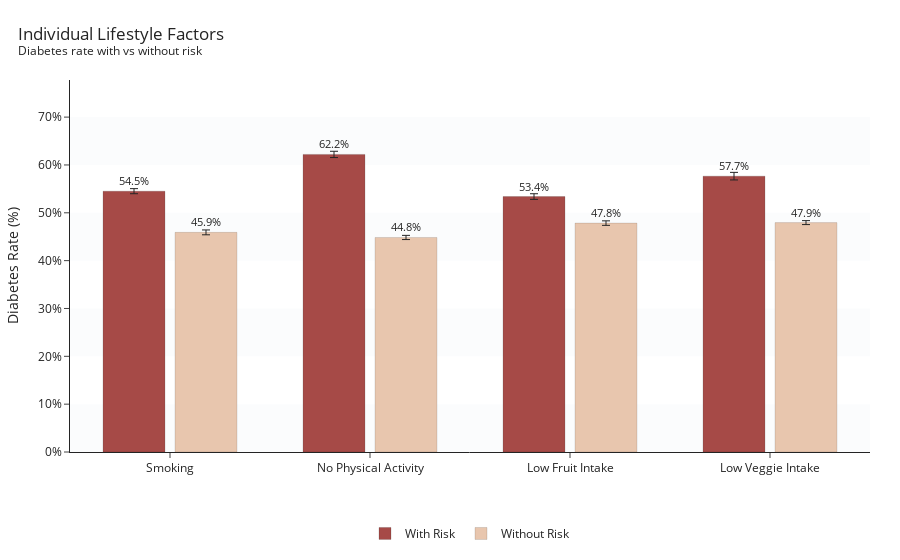

Notebook code for this chart:
### Markdown cell above
### Individual Lifestyle Factors vs. Diabetes 
*Compare diabetes prevalence for people with vs without specific lifestyle risk factors, add uncertainty (Wilson 95% CI), and show a clean grouped-bar chart.*

### Code cell
FACTOR_ORDER = [
    ("smoker", "Smoking"),
    ("physactivity", "No Physical Activity"), 
    ("fruits", "Low Fruit Intake"),            
    ("veggies", "Low Veggie Intake"),         
]
RISK_VALUE = {"smoker": 1, "physactivity": 0, "fruits": 0, "veggies": 0}

def wilson(success, n, z=1.96):
    if n == 0: return (np.nan, np.nan)
    p = success / n
    denom = 1 + z**2/n
    center = (p + z**2/(2*n)) / denom
    half = (z*np.sqrt((p*(1-p) + z**2/(4*n)) / n)) / denom
    return center - half, center + half

def row_stats(df, col, risk_value):
    # with risk
    a = df[df[col] == risk_value]['diabetes_binary']
    n1, c1 = a.count(), a.sum()
    p1 = c1 / n1 if n1 else np.nan
    lo1, hi1 = wilson(c1, n1)
    # without risk
    b = df[df[col] != risk_value]['diabetes_binary']
    n0, c0 = b.count(), b.sum()
    p0 = c0 / n0 if n0 else np.nan
    lo0, hi0 = wilson(c0, n0)
    return p1, lo1, hi1, n1, int(c1), p0, lo0, hi0, n0, int(c0)

rows = []
for col, label in FACTOR_ORDER:
    p1, lo1, hi1, n1, c1, p0, lo0, hi0, n0, c0 = row_stats(df_brfss, col, RISK_VALUE[col])
    rows.append({
        "Factor": label,
        "with_prev": p1, "with_lo": lo1, "with_hi": hi1, "with_n": n1, "with_cases": c1,
        "without_prev": p0, "without_lo": lo0, "without_hi": hi0, "without_n": n0, "without_cases": c0
    })
tbl = pd.DataFrame(rows)


ymax = float(pd.concat([tbl["with_prev"], tbl["without_prev"]]).max()) * 1.25
ymax = max(0.05, ymax)

fig = go.Figure()

# soft alternating horizontal bands (every 10%)
for i, y0 in enumerate(np.arange(0, ymax, 0.10)):
    if i % 2 == 0:
        fig.add_hrect(y0=y0, y1=min(y0+0.10, ymax),
                      fillcolor="#F2F4F7", line_width=0, layer="below")

hover = "Factor: %{x}<br>%{fullData.name}: %{y:.1%}<br>n=%{customdata[0]}  cases=%{customdata[1]}<extra></extra>"

fig.add_bar(
    name="With Risk", legendgroup="With Risk",
    x=tbl["Factor"], y=tbl["with_prev"],
    error_y=dict(type="data", array=tbl["with_hi"]-tbl["with_prev"],
                 arrayminus=tbl["with_prev"]-tbl["with_lo"], thickness=1),
    text=tbl["with_prev"].map(lambda v:f"{v:.1%}"), textposition="outside",
    marker=dict(color="#A64A47", line=dict(color="rgba(0,0,0,0.15)", width=1)),
    customdata=np.stack([tbl["with_n"], tbl["with_cases"]], axis=-1),
    hovertemplate=hover,
)

fig.add_bar(
    name="Without Risk", legendgroup="Without Risk",
    x=tbl["Factor"], y=tbl["without_prev"],
    error_y=dict(type="data", array=tbl["without_hi"]-tbl["without_prev"],
                 arrayminus=tbl["without_prev"]-tbl["without_lo"], thickness=1),
    text=tbl["without_prev"].map(lambda v:f"{v:.1%}"), textposition="outside",
    marker=dict(color="#E8C6AE", line=dict(color="rgba(0,0,0,0.12)", width=1)),
    customdata=np.stack([tbl["without_n"], tbl["without_cases"]], axis=-1),
    hovertemplate=hover,
)

fig.update_traces(cliponaxis=False, textfont_size=11)

fig.update_layout(
    title=dict(text="Individual Lifestyle Factors<br><sup>Diabetes rate with vs without risk</sup>",
               x=0.02, xanchor="left"),
    barmode="group", bargap=0.28, bargroupgap=0.14,
    xaxis=dict(title="", showgrid=False, tickangle=0),
    yaxis=dict(title="Diabetes Rate (%)", tickformat=".0%", dtick=0.10,
               range=[0, ymax], showgrid=False),
    legend=dict(orientation="h", x=0.5, xanchor="center", y=-0.18),
    template="simple_white",
    paper_bgcolor="white", plot_bgcolor="white",
    margin=dict(l=70, r=30, t=80, b=90)
)

fig.show()

### Figure 1 — Plotly figure (JSON) as saved in the notebook; plotly's stock layout.template omitted (floating-point values rounded to 4 significant figures)
{"data": [{"cliponaxis": false, "customdata": [[33598, 18317], [20993, 13059], [27443, 14653], [14932, 8610]], "error_y": {"array": [0.005319, 0.006536, 0.005897, 0.007904], "arrayminus": [0.005329, 0.006581, 0.005906, 0.007944], "thickness": 1, "type": "data"}, "hovertemplate": "Factor: %{x}<br>%{fullData.name}: %{y:.1%}<br>n=%{customdata[0]}  cases=%{customdata[1]}<extra></extra>", "legendgroup": "With Risk", "marker": {"color": "#A64A47", "line": {"color": "rgba(0,0,0,0.15)", "width": 1}}, "name": "With Risk", "text": ["54.5%", "62.2%", "53.4%", "57.7%"], "textfont": {"size": 11}, "textposition": "outside", "type": "bar", "x": ["Smoking", "No Physical Activity", "Low Fruit Intake", "Low Veggie Intake"], "y": [0.5452, 0.6221, 0.5339, 0.5766]}, {"cliponaxis": false, "customdata": [[37094, 17029], [49699, 22287], [43249, 20693], [55760, 26736]], "error_y": {"array": [0.005075, 0.004376, 0.00471, 0.004148], "arrayminus": [0.005067, 0.004368, 0.004706, 0.004145], "thickness": 1, "type": "data"}, "hovertemplate": "Factor: %{x}<br>%{fullData.name}: %{y:.1%}<br>n=%{customdata[0]}  cases=%{customdata[1]}<extra></extra>", "legendgroup": "Without Risk", "marker": {"color": "#E8C6AE", "line": {"color": "rgba(0,0,0,0.12)", "width": 1}}, "name": "Without Risk", "text": ["45.9%", "44.8%", "47.8%", "47.9%"], "textfont": {"size": 11}, "textposition": "outside", "type": "bar", "x": ["Smoking", "No Physical Activity", "Low Fruit Intake", "Low Veggie Intake"], "y": [0.4591, 0.4484, 0.4785, 0.4795]}], "layout": {"bargap": 0.28, "bargroupgap": 0.14, "barmode": "group", "legend": {"orientation": "h", "x": 0.5, "xanchor": "center", "y": -0.18}, "margin": {"b": 90, "l": 70, "r": 30, "t": 80}, "paper_bgcolor": "white", "plot_bgcolor": "white", "shapes": [{"fillcolor": "#F2F4F7", "layer": "below", "line": {"width": 0}, "type": "rect", "x0": 0, "x1": 1, "xref": "x domain", "y0": 0, "y1": 0.1, "yref": "y"}, {"fillcolor": "#F2F4F7", "layer": "below", "line": {"width": 0}, "type": "rect", "x0": 0, "x1": 1, "xref": "x domain", "y0": 0.2, "y1": 0.3, "yref": "y"}, {"fillcolor": "#F2F4F7", "layer": "below", "line": {"width": 0}, "type": "rect", "x0": 0, "x1": 1, "xref": "x domain", "y0": 0.4, "y1": 0.5, "yref": "y"}, {"fillcolor": "#F2F4F7", "layer": "below", "line": {"width": 0}, "type": "rect", "x0": 0, "x1": 1, "xref": "x domain", "y0": 0.6, "y1": 0.7, "yref": "y"}], "title": {"text": "Individual Lifestyle Factors<br><sup>Diabetes rate with vs without risk</sup>", "x": 0.02, "xanchor": "left"}, "xaxis": {"showgrid": false, "tickangle": 0, "title": {"text": ""}}, "yaxis": {"dtick": 0.1, "range": [0, 0.7776], "showgrid": false, "tickformat": ".0%", "title": {"text": "Diabetes Rate (%)"}}}}
